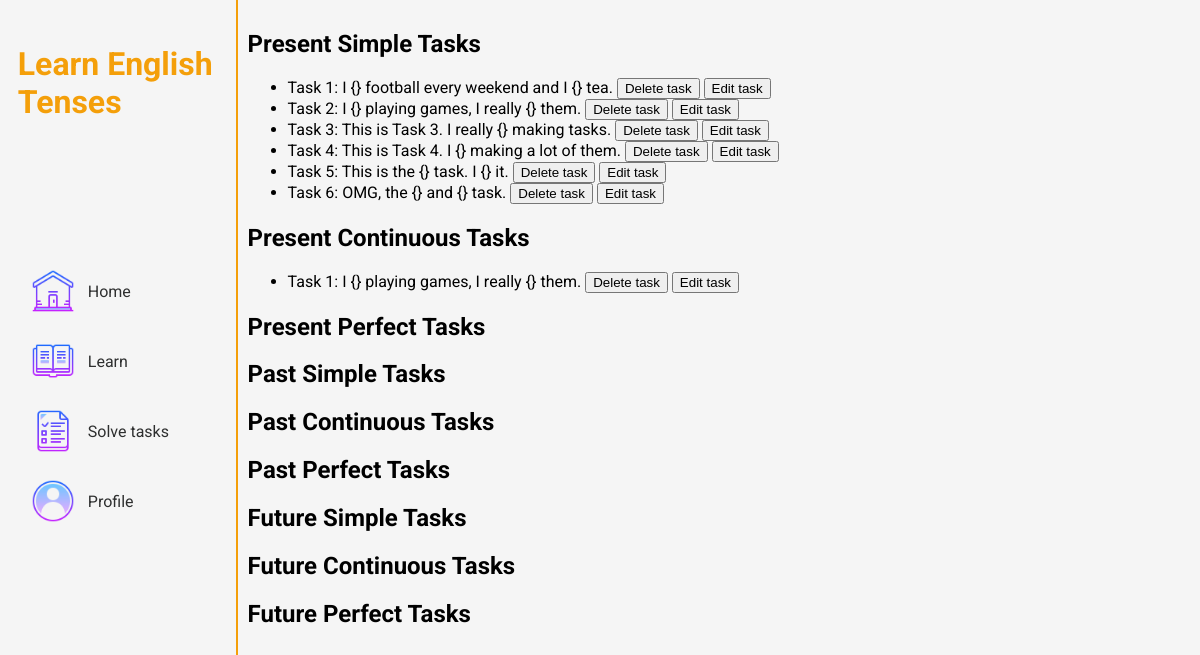
Screenshot of /home/manage_tasks/ with the database file from the repository.
### learntenses/models.py (models this page shows, shortened)
class Task(models.Model):
    TENSE_CHOICES = [
        ('PS', 'Present Simple'),
        ('PC', 'Present Continuous'),
        ('PP', 'Present Perfect'),
        ('PaS', 'Past Simple'),
        ('PaC', 'Past Continuous'),
        ('PaP', 'Past Perfect'),
        ('FS', 'Future Simple'),
        ('FC', 'Future Continuous'),
        ('FP', 'Future Perfect'),
    ]
    TASK_NAMES = [
        ('1', 'Task 1'),
        ('2', 'Task 2'),
        ('3', 'Task 3'),
        ('4', 'Task 4'),
        ('5', 'Task 5'),
        ('6', 'Task 6')
    ]
    LEVELS = {
        '1' : 1,
        '2' : 2,
        '3' : 3,
        '4' : 4,
        '5' : 5,
        '6' : 6,
    }
    level = models.IntegerField(blank=True, null=True)
    tense = models.CharField(max_length=3, choices=TENSE_CHOICES)
    name = models.CharField(max_length=10, choices=TASK_NAMES)
    sentence = models.CharField(max_length=500)
    words = models.CharField(max_length=500)
    correct_words = models.CharField(max_length=500)
    class Meta:
        unique_together = ('name', 'tense')

### learntenses/views.py (the view)
# urls.py: path('manage_tasks/', views.manage_tasks, name='manage_tasks'),
def manage_tasks(request):
    tasks = Task.objects.all()
    tenses = {choice[0]: [] for choice in Task.TENSE_CHOICES}
    for task in tasks:
        tenses[task.tense].append(task)
    return render(request, 'learntenses/manage_tasks.html', {'tenses': tenses})

### learntenses/templates/learntenses/manage_tasks.html (shortened to what this page needs)
{% extends 'learntenses/base.html' %}
{% block content %}
  {% for tense_code, tasks in tenses.items %}
    <h2>
      {% if tense_code == 'PS' %}
        Present Simple Tasks
      {% elif tense_code == 'PC' %}
        Present Continuous Tasks
      {% elif tense_code == 'PP' %}
        Present Perfect Tasks
      {% elif tense_code == 'PaS' %}
        Past Simple Tasks
      {% elif tense_code == 'PaC' %}
        Past Continuous Tasks
      {% elif tense_code == 'PaP' %}
        Past Perfect Tasks
      {% elif tense_code == 'FS' %}
        Future Simple Tasks
      {% elif tense_code == 'FC' %}
        Future Continuous Tasks
      {% elif tense_code == 'FP' %}
        Future Perfect Tasks
      {% endif %}
    </h2>
    <ul>
      {% for task in tasks %}
        <li>
          Task {{ task.level }}: {{ task.sentence }}
          <button class="delete-task" data-task-id="{{ task.id }}">Delete task</button>
          <a href="{% url 'home:edit_task' task.id %}"><button class="edit-task" data-task-id="{{ task.id }}">Edit task</button></a>
        </li>
      {% endfor %}
    </ul>
  {% endfor %}
{% endblock %}

### learntenses/templates/learntenses/base.html (shortened to what this page needs)
<!DOCTYPE html>
<html lang="en">
<head>
  {% load static %}
  <link href="{% static 'learntenses/styles/base.css' %}" rel="stylesheet">
</head>
<body>
  <div class="container">
    <div class="navigation">
      <h1>Learn English Tenses</h1>
      {% if request.user.is_superuser %}
        <a href="{% url 'admin:index' %}">
          <img class="icon" src="{% static 'learntenses/images/admin-panel.png' %}" alt="">
          Admin Panel
        </a>
        {% if request.user.is_authenticated %}
          <a href="{% url 'home:create_task' %}">
            <img class="icon" src="{% static 'learntenses/images/plus.png' %}" alt="">
            Create tasks
          </a>
          <a href="{% url 'home:manage_tasks' %}">
            <img class="icon" src="{% static 'learntenses/images/manage.png' %}" alt="">
            Manage tasks
          </a>
          <form id="logout-form" method="POST" action="{% url 'home:logout' %}">
            {% csrf_token %}
          </form>
          <a href="#" onclick="document.getElementById('logout-form').submit();">
            <img class="icon" src="{% static 'learntenses/images/logout.png' %}" alt="">
            Logout
          </a>
        {% endif %}
      {% else %}
        <a href="{% url 'home:index' %}">
          <img class="icon" src="{% static 'learntenses/images/home.png' %}" alt="">
          Home
        </a>
        <a href="#">
          <img class="icon" src="{% static 'learntenses/images/learn.png' %}" alt="">
          Learn
        </a>
        <a href="#" id="solve-tasks">
          <img class="icon" src="{% static 'learntenses/images/solve-tasks.png' %}" alt="">
          Solve tasks
        </a>
        <a href="{% url 'home:profile' %}">
          <img class="icon" src="{% static 'learntenses/images/profile.png' %}" alt="">
          Profile
        </a>
      {% endif %}
    </div>
    <div class="content">
      {% block content %}
      {% endblock %}
    </div>
  </div>
</body>
</html>

### learntenses/static/learntenses/styles/base.css (style rules this page uses)
body { font-family: 'Roboto', sans-serif; margin: 0; padding: 0; background-color: #f5f5f5; }
.container { display: flex; }
.navigation { display: flex; flex-direction: column; justify-content: center; align-items: center; position: relative; border-right: 2px solid #F49F0A; color: white; padding: 0; margin: 0; width: 20%; height: 100vh; }
.navigation h1 { position: absolute; top: 0; padding-top: 10%; width: 200px; color:#F49F0A; }
.navigation a { color: #2E2F2F; text-decoration: none; padding: 5px; margin-bottom: 8px; width: 180px; border-radius: 20px; display: flex; align-items: center; border: 1px solid transparent; transition: background-color 0.1s ease; }
.icon { width: 50px; padding-right: 10px; }
.content { padding: 10px; width: 80%; }
#solve-tasks { position: relative; }

### rows the page displays
Task: shows "Present Simple Tasks", level "1", sentence "I {} football every weekend and I {} tea."
Task: level "2", sentence "I {} playing games, I really {} them."
Task: level "3", sentence "This is Task 3. I really {} making tasks."
Task: level "4", sentence "This is Task 4. I {} making a lot of them."
Task: level "5", sentence "This is the {} task. I {} it."
Task: level "6", sentence "OMG, the {} and {} task."
Task: shows "Present Continuous Tasks", level "1", sentence "I {} playing games, I really {} them."
